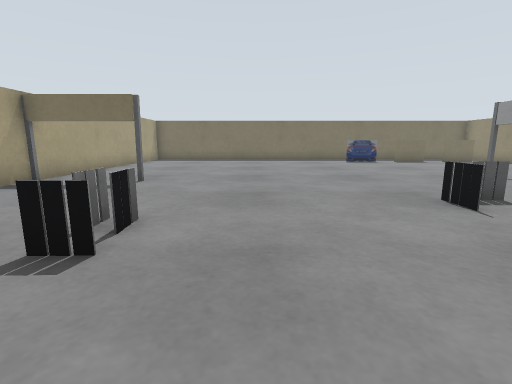
view 1 (above)

12 first-person views from a walk through a robot-simulator world made for Gazebo. The camera is 0.22 m above the floor, tilts 10° down and sees 85° across. The floor is counted in squares, 0.2 m on a side. Each view is taken from the middle of a square. On the plan, view 1 faces up. The plan holds only what a view shows up to about 12 squares ahead; the rest is blank. Some surface patterns are stand-ins.

view 2
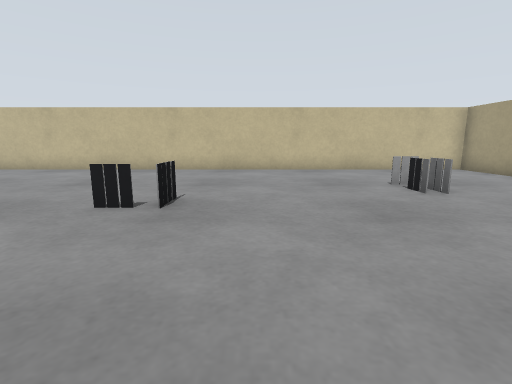

view 3
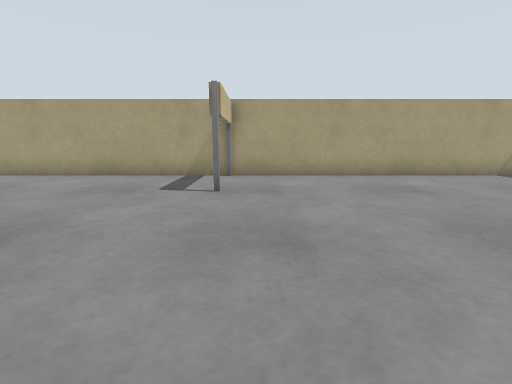

view 4
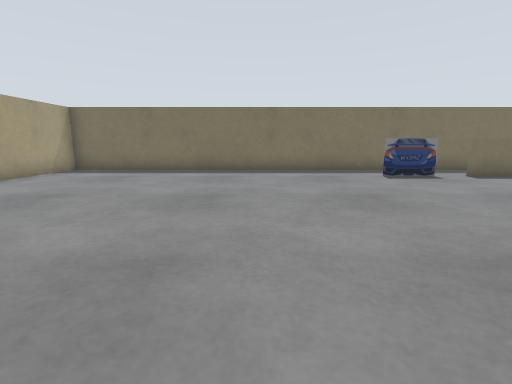

view 5
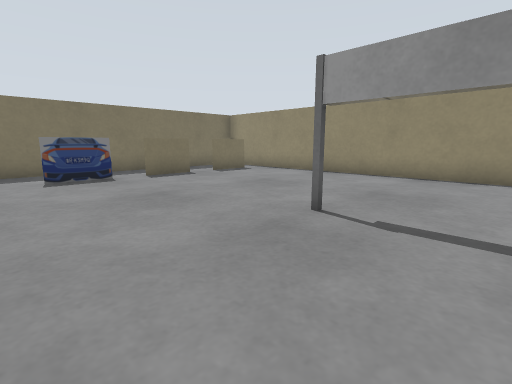

view 6
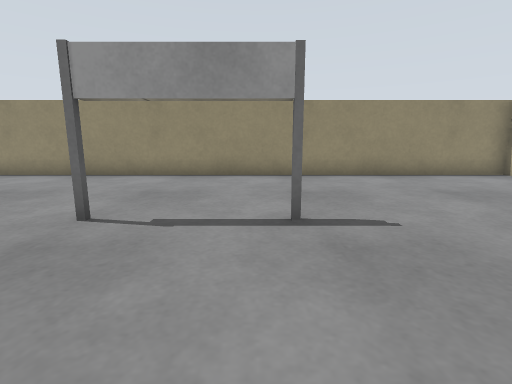

view 7
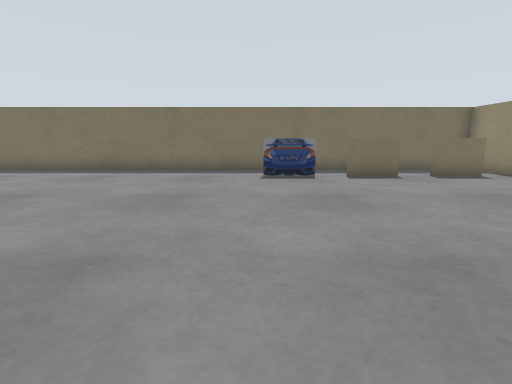

view 8
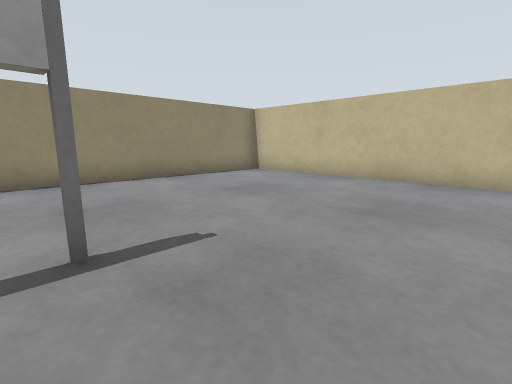

view 9
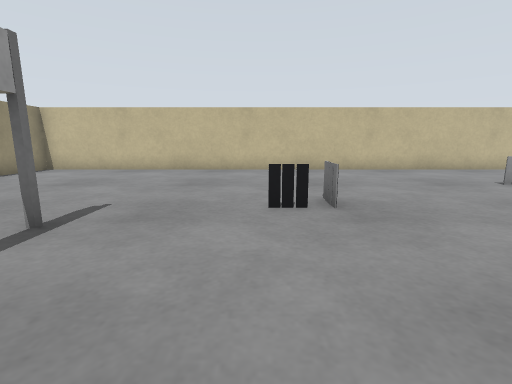

view 10
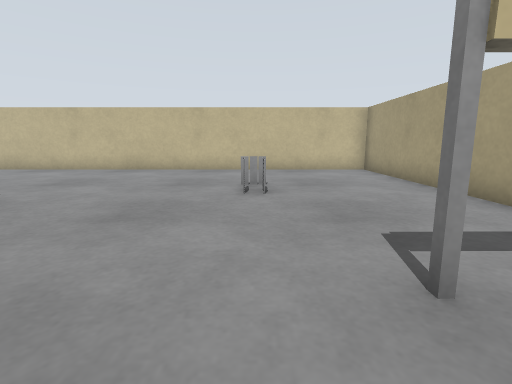

view 11
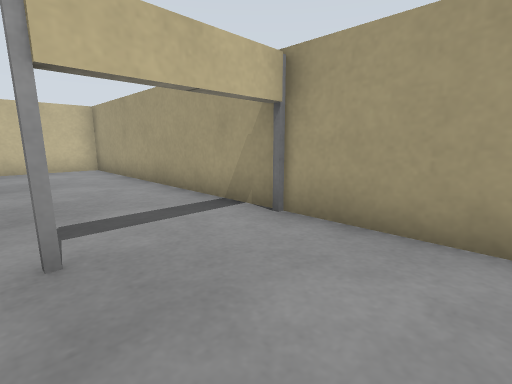

view 12
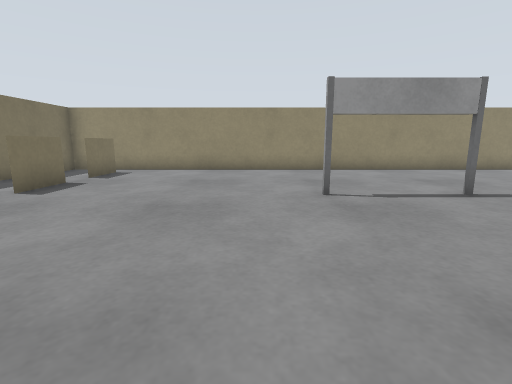

### Floor plan
Key: @ floor where view 1 was taken; # wall or solid block; x gap in a wall; . floor; P grey post; T thing the floor can be seen under or through; E person; O other object.
Columns run from 7 left of view 1 to 14 right of it. Each row starts with its distance up from view 1.
 19 ######################
 18 #....................#
 17 #....................#
 16 #............#xx#.x#.#
 15 #....................#
 14 #....................#
 13 #....................#
 12 #....................#
 11 #....................#
 10 #....................#
  9 #..............P.....#
  8 #PTTP..........T.....#
  7 #..............T.....#
  6 #..............P.....#
  5 #....E.....EE........#
  4 #...EO...............#
  3 #....E...............#
  2 #....................#
  1 #....................#
  0 #......@.............#
 -1 #....................#
 -2 ######################

Where each view was taken, in squares from view 1:
view 1: 0 up, 0 right, facing up
view 2: 10 up, 2 right, facing down
view 3: 9 up, 3 right, facing left
view 4: 7 up, 1 right, facing up
view 5: 7 up, 4 right, facing up-right
view 6: 7 up, 4 right, facing right
view 7: 7 up, 5 right, facing up
view 8: 7 up, 5 right, facing down-right
view 9: 10 up, 5 right, facing down
view 10: 10 up, 2 left, facing down
view 11: 11 up, 3 left, facing down-left
view 12: 11 up, 2 right, facing right
